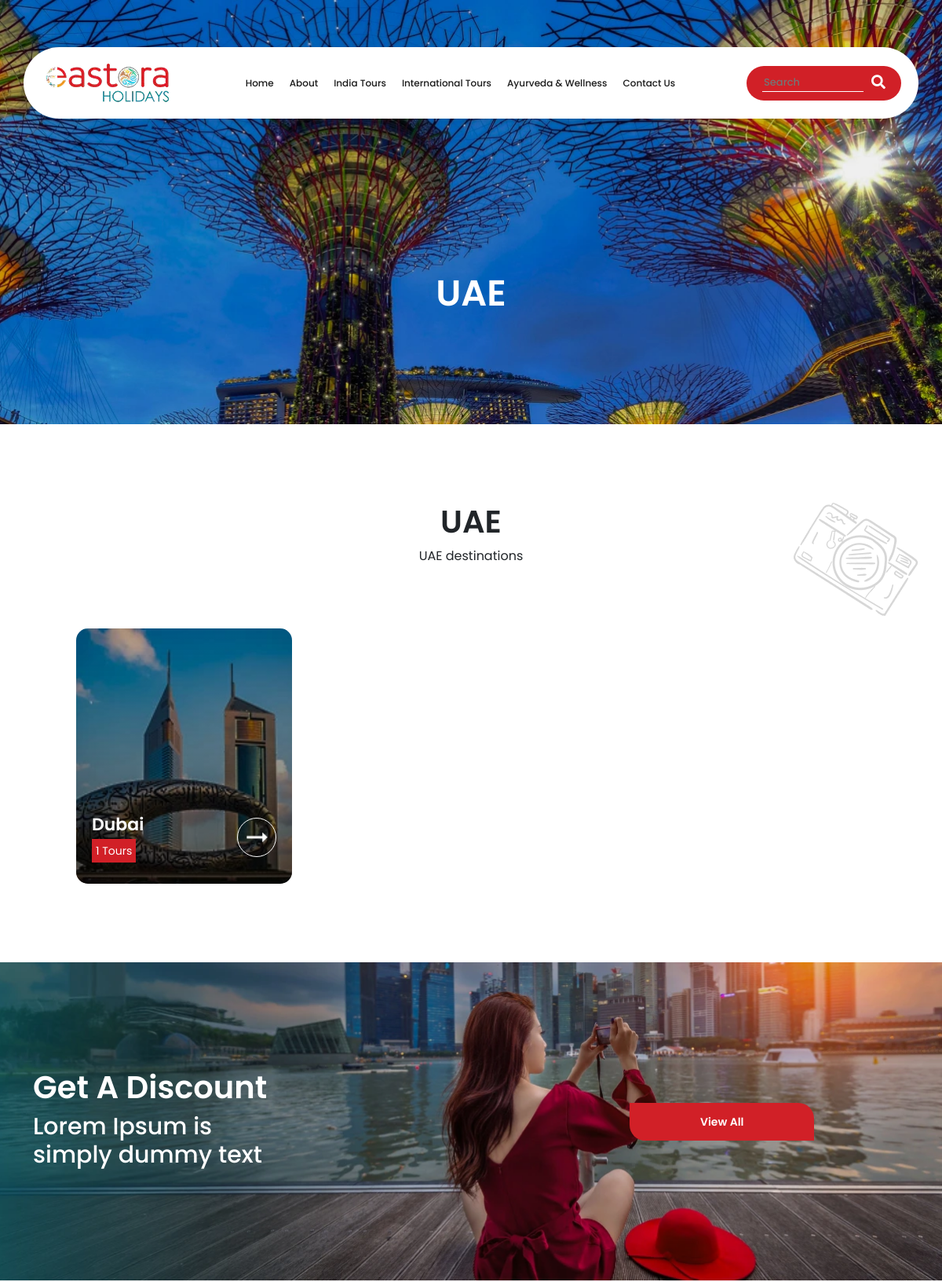
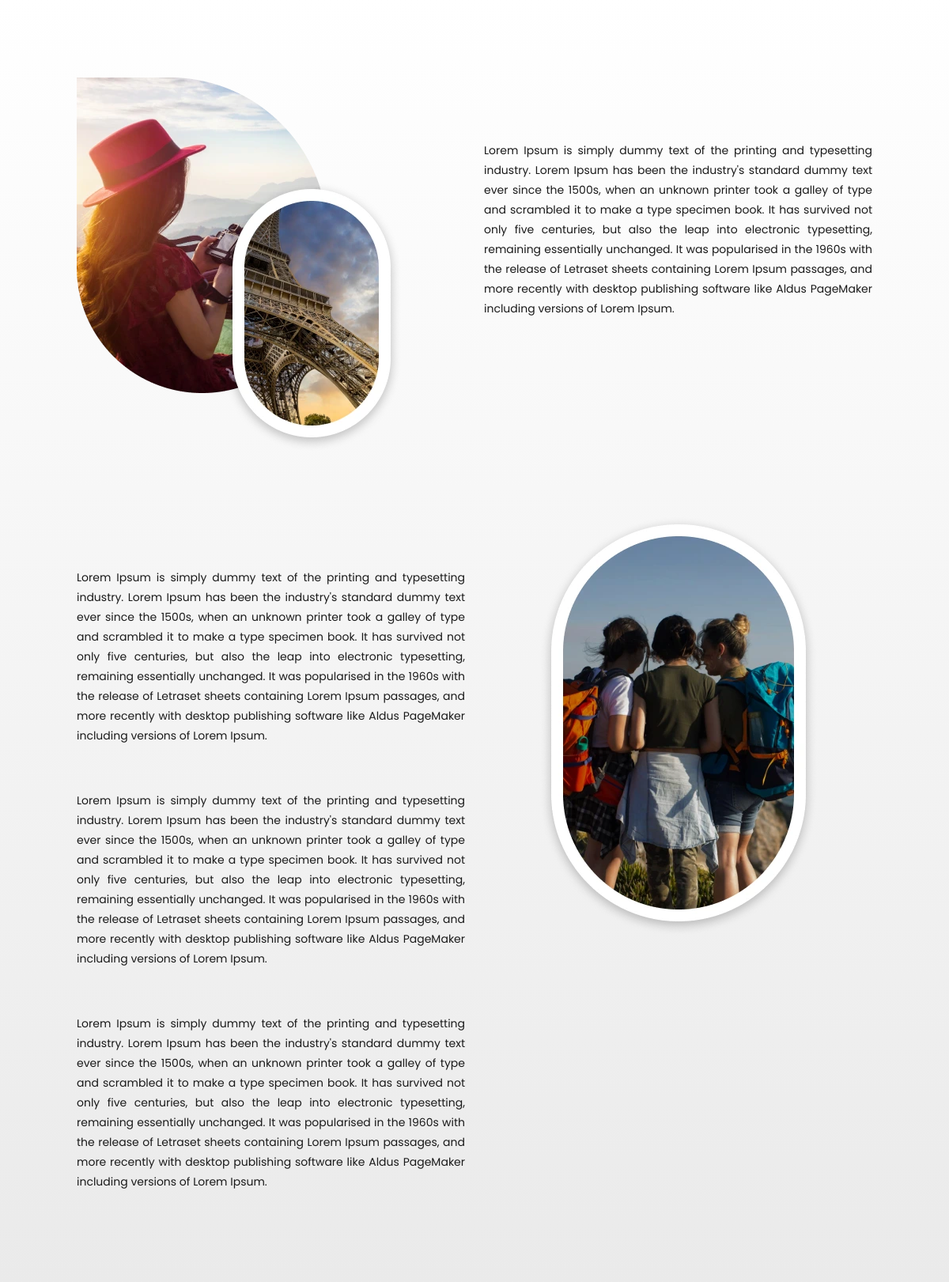
Page /international-tours/uae/ (upper part) on the committed database (2 pictures, top to bottom).
### booking/models.py (models this page shows, shortened)
class Category(models.Model):
    PARENT_CHOICES = [
        ('india', 'India Tours'),
        ('international', 'International Tours'),
        ('ayurveda', 'Ayurveda & Wellness'),
        ('specials', 'Eastora Specials'),
    ]
    name = models.CharField(max_length=100)
    slug = models.SlugField(unique=True, blank=True)
    parent = models.ForeignKey(
        'self',
        null=True,
        blank=True,
        related_name='subcategories',
        on_delete=models.CASCADE
    )
    parent_choice = models.CharField(
        max_length=20,
        choices=PARENT_CHOICES,
        default='india',
        help_text="Top-level grouping for this category."
    )
    banner_image_desktop = models.ImageField(upload_to='category_banners/desktop/', null=True, blank=True)
    banner_image_mobile = models.ImageField(upload_to='category_banners/mobile/', null=True, blank=True)
    card_image = models.ImageField(upload_to='category_banners/cards/',null=True,blank=True,
        help_text="Image to be shown in category cards or grid views."
    )
    short_description = models.CharField(max_length=255, blank=True)
    long_description = models.TextField(blank=True)
    tittle_first = models.CharField(max_length=100, null=True, blank=True)
    tittle_second = models.CharField(max_length=100, null=True, blank=True)
    content_first = models.TextField(blank=True)
    content_second = models.TextField(blank=True)
    is_featured = models.BooleanField(default=False)

### booking/views.py (the view)
# urls.py: path('international-tours/<slug:subcategory_slug>/', views.international_subcategory_detail, name='international_subcategory_detail'),
def international_subcategory_detail(request, subcategory_slug):
    subcategory = get_object_or_404(Category, slug=subcategory_slug)
    if not is_international_category(subcategory):
        raise Http404("This subcategory is not under International Tours.")
    subcategories = Category.objects.filter(parent=subcategory).annotate(
        package_count=Count('packages')
    )
    if subcategories.exists():
        packages = None
    else:
        packages = TourPackage.objects.filter(category=subcategory)
    return render(request, 'international/international_subcategory_detail.html', {
        'subcategory': subcategory,
        'subcategories': subcategories,
        'packages': packages,
    })

### booking/views.py (called while the page is built)
def is_international_category(category):
    while category:
        if category.parent_choice == 'international':
            return True
        category = category.parent
    return False

### templates/international/international_subcategory_detail.html (shortened to what this page needs)
{% extends 'base.html' %}
{% load static %}
{% block content %}
<div class="sub-page-hero singapore-packages">
    <div class="tour-hero-content">
        <h1>{{ subcategory.name }}</h1>
    </div>
</div>
<section class="sub-page-package-listing-wrapper">
    <img class="sub-page-package-listing-bg-shape" src="{% static 'assets/images/abt-shape-top-right.webp' %}"
        alt="sub-page-package-listing">
    <div class="container">
        <div class="sub-page-package-listing-content">
            <div class="sec-title">
                <h2>{{ subcategory.name }}</h2>
            </div>
            {{ subcategory.long_description | safe }}
        </div>
        <div class="sub-page-package-listing">
            {% if subcategories %}
                {% for subcat in subcategories %}
                    <div class="recmntn-package-item">
                        <a href="{% url 'international_subcategory_detail' subcategory_slug=subcat.slug %}">
                            <img src="{{ subcat.card_image.url }}" alt="{{ subcat.name }}">
                        </a>
                        <div class="recmntn-package-info">
                            <div class="recmntn-package-info-details">
                                <h3>{{ subcat.name }}</h3>
                                <span>{{ subcat.package_count }} Tours</span>
                            </div>
                            <div class="recmntn-package-info-cta">
                                <div class="recmntn-package-info-cta-icon">
                                    <a href="{% url 'international_subcategory_detail' subcategory_slug=subcat.slug %}">
                                        <img src="{% static 'assets/images/icons/arrow-right.webp' %}" alt="Right Icon">
                                    </a>
                                </div>
                            </div>
                        </div>
                    </div>
                {% endfor %}
            {% else %}
                <p>No packages or subcategories available.</p>
            {% endif %}
        </div>
    </div>
</section>
<section class="get-a-discount-wrapper">
    <div class="container">
        <div class="row">
            <div class="col-lg-8 col-md-6">
                <div class="get-a-discount-content">
                    <div class="sec-tilte">
                        <h2>Get A Discount </h2>
                    </div>
                    <h3>Lorem Ipsum is <br>
                        simply dummy text</h3>
                </div>
            </div>
            <div class="col-lg-4 col-md-6 d-flex align-items-center">
                <div class="get-a-discount-cta">
                    <div class="custom-btn">
                        <a href="#">View All</a>
                    </div>
                </div>
            </div>
        </div>
    </div>
</section>
<section class="sub-page-package-content-wrapper">
    <div class="container">
        <div class="row">
            <div class="col-lg-6">
                <div class="sub-page-package-conten-img">
                    <img src="{% static 'assets/images/sub-page-package-conten-img-1.webp' %}" alt="Image">
                </div>
            </div>
            <div class="col-lg-6">
                <div class="sub-page-package-content">
                    <p>{{ subcategory.content_first | safe }}</p>
                </div>
            </div>
        </div>
        <div class="row sub-page-package-content-snd-row">
            <div class="col-lg-6 order-lg-2">
                <div class="sub-page-package-conten-img">
                    <img style="margin: auto;display: block;"
                        src="{% static 'assets/images/sub-page-package-conten-img-2.webp' %}" alt="Image">
                </div>
            </div>
            <div class="col-lg-6 order-lg-1">
                <div class="sub-page-package-content">
                    <p>{{ subcategory.content_second | safe }} </p>
                </div>
            </div>
        </div>
    </div>
</section>
{% endblock %}

### tourbooking/static/assets/css/style.css (style rules this page uses)
body { font-family: "Poppins", sans-serif;overflow-x: hidden !important; }
html { overflow-x: hidden !important; }
:root { --primary-font-color:#1A1A1A; --secondary-font-color:#D12027; --btn-color:#D12027; --bg-gradient:linear-gradient(to bottom, #FFFFFF, #EAEAEA); }
h1 { font-size: 46px;font-weight:600 !important; }
h2 { font-size: 40px;font-weight: 600 !important; }
h3 { font-size: 22px;font-weight: 500 !important; }
p { font-size: 14px;font-weight:400;line-height: 25px !important;color: var(--primary-font-color); }
.custom-btn a { font-size: 14px;font-weight: 600;color: #fff;text-decoration: none; padding: 14px 50px;background-color: var(--btn-color);border-top-right-radius: 20px;border-bottom-left-radius: 20px; }
section { padding: 100px 0 100px 0; }
.recmntn-package-item { max-width: 275px; height: 325px;border-radius: 15px;overflow: hidden;position: relative; }
.recmntn-package-item::before { position: absolute; inset: 0; content: ''; background: linear-gradient(to top, rgba(0, 0, 0, 0.5), rgba(0, 0, 0, 0)); z-index: 1; border: 20px; }
.recmntn-package-info { z-index: 11; }
.recmntn-package-item img { width: 100%;height: 100%; object-fit: cover;display: block; }
.recmntn-package-info { width: 100%; position: absolute;bottom: 30px;padding: 0 20px; display: flex;justify-content: space-between;align-items: center; color: #fff; }
.recmntn-package-info-details h3 { font-weight: 600 !important; }
.recmntn-package-item img { -webkit-transform: scale(1); transform: scale(1); -webkit-transition: .3s ease-in-out; transition: .3s ease-in-out; height: 100%; }
.recmntn-package-info-cta-icon { width: 50px;height: 50px;border-radius: 50%;border: 1px solid #fff;display: flex;justify-content: center;align-items: center; }
.recmntn-package-info-cta-icon img { width: 27px !important;height: 14px !important; }
.sub-page-hero { height: 540px;background-position: 100% 100%;background-repeat: no-repeat !important;background-size: cover; position: relative; }
.sub-page-hero .tour-hero-content { max-width: 70%;margin: auto;position: absolute;top: 70%;left: 50%;transform: translate(-50%, -50%); }
.sub-page-hero .tour-hero-content h1 { color: #fff;text-align: center;text-transform: uppercase;letter-spacing: 10%; }
.recmntn-package-info-details span { font-size: 14px;font-size: 400;color: #fff;padding: 5px;background-color: var(--btn-color); }
.sub-page-package-listing-wrapper { position: relative; }
.sub-page-package-listing-bg-shape { position: absolute;top: 100px;right: 30px; }
.sub-page-hero.singapore-packages { background-image: url(../images/singapore-packages-hero-bg.webp); }
.sub-page-package-listing-content { text-align: center;margin-bottom: 80px; }
.sub-page-package-listing { display: grid;grid-template-columns: repeat(3, 1fr);column-gap: 30px;row-gap: 50px; }
.get-a-discount-wrapper { height: 405px; background-image: url(../images/get-a-discount-bg.webp);background-position: 100% 100%;background-repeat: no-repeat;background-size: cover;display: flex;align-items: center; }
.get-a-discount-content { color: #fff; }
.get-a-discount-content h3 { font-size: 30px; }
.get-a-discount-cta .custom-btn a { padding: 14px 90px; }
.sub-page-package-content-wrapper { background: var(--bg-gradient); }
.sub-page-package-content { padding-top: 50px; }
.sub-page-package-content p { text-align: justify; }
.sub-page-package-content-snd-row { margin-top: 80px; }

### tourbooking/static/assets/css/responsive.css (style rules this page uses)
@media (min-width:1200px) { .sub-page-package-listing-wrapper .container { width: 1030px; } }
@media (min-width: 1200px) { .sub-page-package-content-wrapper .container { width: 1030px; } }

### rows in the picture
Category: name "UAE", long_description "UAE destinations", content_first "Lorem Ipsum is simply dummy text of the printing and typesetting industry. Lorem Ipsum has been the industry's standard dummy text ever since the 1500s, when an unknown printer took a galley of type and scrambled it to make a type specimen book. It has survived not only five centuries, but also the leap into electronic typesetting, remaining essentially unchanged. It was popularised in the 1960s with the release of Letraset sheets containing Lorem Ipsum passages, and more recently with desktop publishing software like Aldus PageMaker including versions of Lorem Ipsum.", content_second "Lorem Ipsum is simply dummy text of the printing and typesetting industry. Lorem Ipsum has been the industry's standard dummy text ever since the 1500s, when an unknown printer took a galley of type and scrambled it to make a type specimen book. It has survived not only five centuries, but also the leap into electronic typesetting, remaining essentially unchanged. It was popularised in the 1960s with the release of Letraset sheets containing Lorem Ipsum passages, and more recently with desktop publishing software like Aldus PageMaker including versions of Lorem Ipsum. Lorem Ipsum is simply dummy text of the printing and typesetting industry. Lorem Ipsum has been the industry's standard…"
Category: card_image (picture), name "Dubai", package_count "1"
